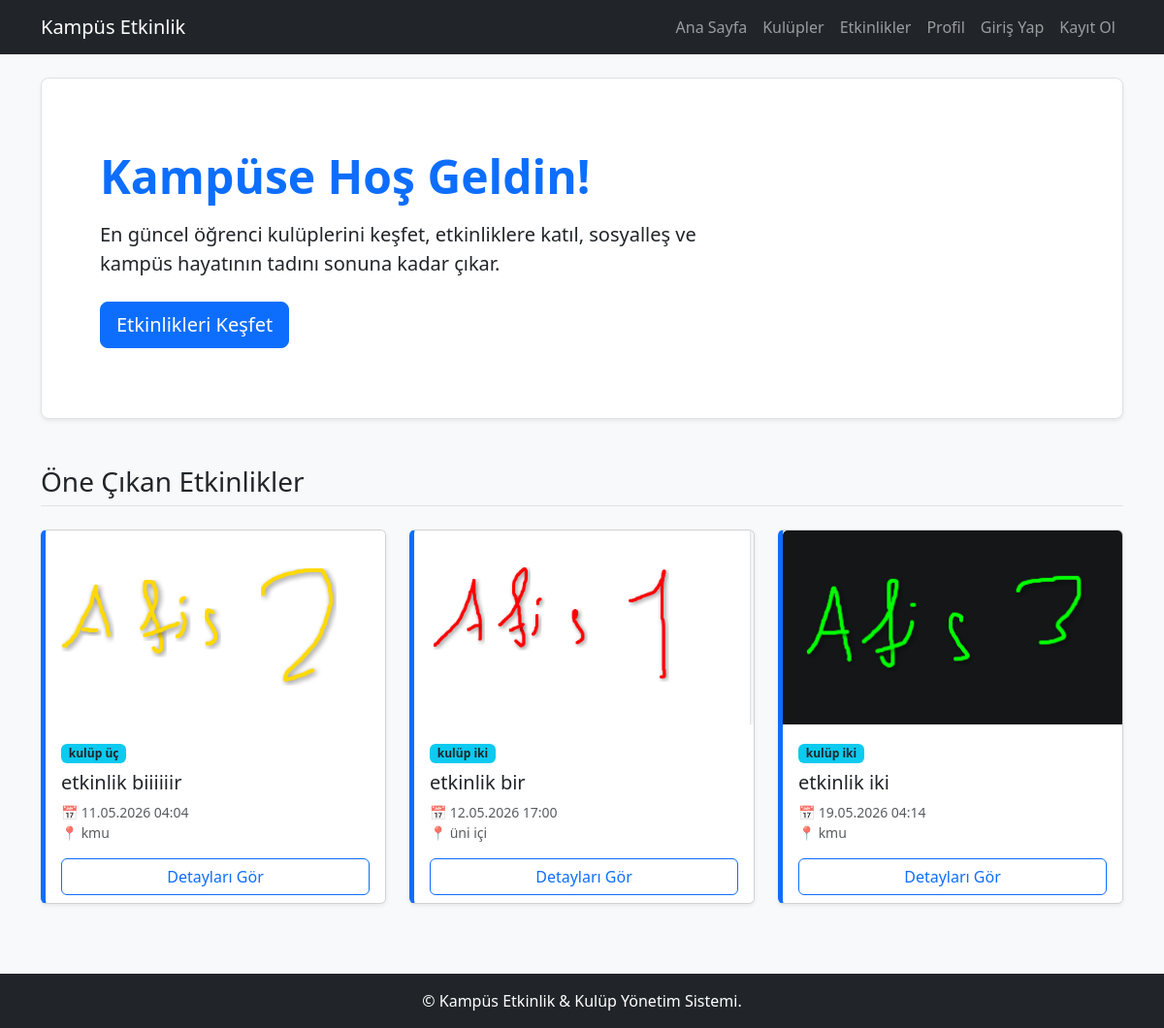
The page / on the database its author committed.
### tables this page shows
CREATE TABLE `events` (
  `id` int(11) NOT NULL,
  `club_id` int(11) NOT NULL,
  `title` varchar(150) NOT NULL,
  `description` text DEFAULT NULL,
  `event_date` datetime NOT NULL,
  `location` varchar(150) DEFAULT NULL,
  `quota` int(11) DEFAULT 0,
  `poster_path` varchar(255) DEFAULT NULL,
  `created_at` timestamp NOT NULL DEFAULT current_timestamp()
);

CREATE TABLE `clubs` (
  `id` int(11) NOT NULL,
  `name` varchar(100) NOT NULL,
  `description` text DEFAULT NULL,
  `logo_path` varchar(255) DEFAULT NULL,
  `created_at` timestamp NOT NULL DEFAULT current_timestamp()
);

### index.php (the view)
<?php
require_once 'config/db.php';
require_once 'includes/header.php';
$stmt = $db->query("
    SELECT events.*, clubs.name as club_name
    FROM events
    JOIN clubs ON events.club_id = clubs.id
    WHERE events.event_date >= NOW()
    ORDER BY events.event_date ASC
    LIMIT 3
");
$featured_events = $stmt->fetchAll(PDO::FETCH_ASSOC);
?>
<div class="p-5 mb-4 bg-white rounded-3 shadow-sm border mt-4">
    <div class="container-fluid py-4">
        <h1 class="display-5 fw-bold text-primary">Kampüse Hoş Geldin!</h1>
        <p class="col-md-8 fs-5 mt-3">En güncel öğrenci kulüplerini keşfet, etkinliklere katıl, sosyalleş ve kampüs hayatının tadını sonuna kadar çıkar.</p>
        <a href="events.php" class="btn btn-primary btn-lg mt-2">Etkinlikleri Keşfet</a>
    </div>
</div>
<h3 class="mb-4 mt-5 border-bottom pb-2">Öne Çıkan Etkinlikler</h3>
<div class="row">
    <?php if (empty($featured_events)): ?>
        <div class="col-12">
            <div class="alert alert-info">Şu an için planlanan yeni etkinlik bulunmuyor.</div>
        </div>
    <?php else: ?>
        <?php foreach ($featured_events as $event): ?>
            <div class="col-md-4 mb-4">
                <div class="card h-100 shadow-sm event-card-custom">
                    <?php if ($event['poster_path']): ?>
                        <img src="<?= htmlspecialchars($event['poster_path']) ?>" class="card-img-top" style="height: 200px; object-fit: cover;">
                    <?php endif; ?>
                    <div class="card-body">
                        <span class="badge bg-info text-dark mb-2"><?= htmlspecialchars($event['club_name']) ?></span>
                        <h5 class="card-title"><?= htmlspecialchars($event['title']) ?></h5>
                        <p class="card-text text-muted small">
                            📅 <?= date('d.m.Y H:i', strtotime($event['event_date'])) ?><br>
                            📍 <?= htmlspecialchars($event['location']) ?>
                        </p>
                    </div>
                    <div class="card-footer bg-white border-top-0 pt-0">
                        <a href="event_detail.php?id=<?= $event['id'] ?>" class="btn btn-outline-primary w-100">Detayları Gör</a>
                    </div>
                </div>
            </div>
        <?php endforeach; ?>
    <?php endif; ?>
</div>
<?php require_once 'includes/footer.php'; ?>

### assets/css/style.css (style rules this page uses)
.event-card-custom { border-left: 5px solid #0d6efd; transition: transform 0.2s; }

### rows shown on the page
events: poster_path (picture), club.name "kulüp üç", title "etkinlik biiiiiir", event_date "11.05.2026 04:04", location "kmu"
events: poster_path (picture), club.name "kulüp iki", title "etkinlik bir", event_date "12.05.2026 17:00", location "üni içi"
events: poster_path (picture), club.name "kulüp iki", title "etkinlik iki", event_date "19.05.2026 04:14", location "kmu"
